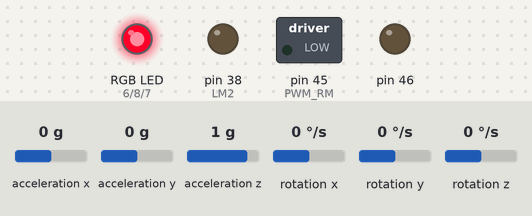
A sketch run on a simulated Arduino Mega 2560, built with avr-gcc and run on an emulated ATmega2560. Shown: switched loads named in the sketch (green lamp = pin HIGH), an RGB LED mixed from three pins (HIGH = lit), output pins drawn as LEDs (lit = HIGH). The inputs (shaded band) are chosen by the test bench; at power-on: acceleration y 0 g, acceleration x 0 g, acceleration z 1 g, rotation x 0 °/s, rotation y 0 °/s, rotation z 0 °/s.

Above: at 1.22 s.
1.8 s: acceleration y set to -1.4 g
At 2.6 s:
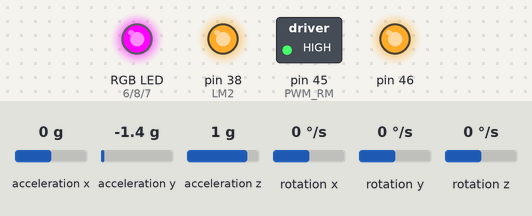
3.5 s: acceleration y set to 0 g
At 3.63 s:
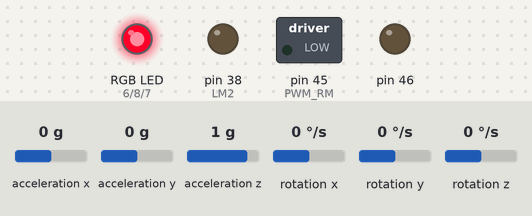
6.5 s: acceleration y set to 0.8 g
At 7.9 s:
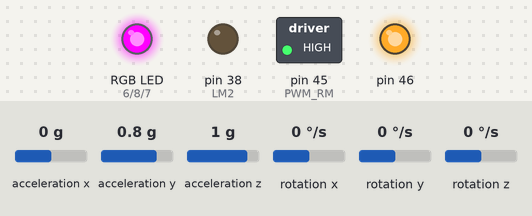
8.2 s: acceleration y set to -0.8 g
At 9.4 s:
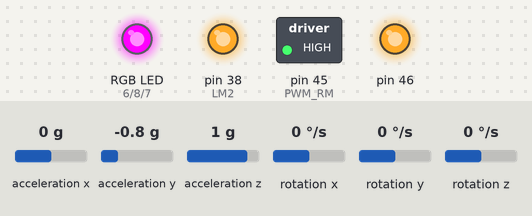
9.7 s: acceleration y set to 1.4 g
At 10.2 s:
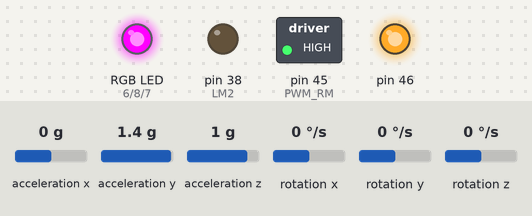
Timing chart, 0 to 12.2 s (numbered marks = the images above; inputs shaded):
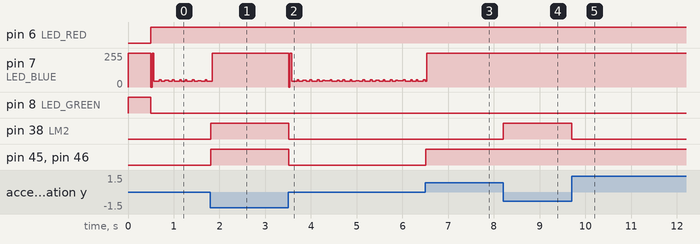

Measured:
- after the input at 1.8 s, pin 38 (LM2), pin 45 (PWM_RM), pin 46: LOW → HIGH at once
- after the input at 3.5 s, pin 38 (LM2), pin 45 (PWM_RM), pin 46: HIGH → LOW at once
- after the input at 6.5 s, pin 45 (PWM_RM), pin 46: LOW → HIGH at once
- after the input at 8.2 s, pin 38 (LM2): LOW → HIGH at once
- after the input at 9.7 s, pin 38 (LM2): HIGH → LOW at once

The sketch:

Self_balancing_code.ino
```cpp
#define F_CPU 16000000UL    // Define Crystal Frequency of eYFi-Mega Board
#include <avr/io.h>         // Standard AVR IO Library
#include <util/delay.h>     // Standard AVR Delay Library

#include <stdio.h>
#include <math.h>

#include <Wire.h>
#include <MPU6050_light.h>

#include "motor_driver.h"

#define LED_RED   6
#define LED_BLUE  7
#define LED_GREEN 8

#define LED_RED_ON    digitalWrite(LED_RED, LOW)
#define LED_RED_OFF   digitalWrite(LED_RED, HIGH)

#define LED_BLUE_ON   digitalWrite(LED_BLUE, LOW)
#define LED_BLUE_OFF  digitalWrite(LED_BLUE, HIGH)

#define LED_GREEN_ON  digitalWrite(LED_GREEN, LOW)
#define LED_GREEN_OFF digitalWrite(LED_GREEN, HIGH)

//Limiting Variables
#define MAX_PITCH_CORRECTION (250.0f)
#define MAX_PITCH_AREA (450.0f)
#define MAX_PITCH_RATE (450.0f)

MPU6050 mpu(Wire);
unsigned long timer = 0;

uint16_t MAX_PWM = 255;
uint16_t MIN_PWM = 25;

float euler_angle[2], mpu_offset[2] = {0.0, 0.0};
float pitch_angle, pitch_error;
float motor_cmd, motor_pwm = 0.0;
float pitch_cmd = 0.0;

uint8_t PWM_value = 50;
uint8_t kp = 18;
uint8_t kd = 30;
uint8_t ki = 0.008;

/** Offset Values for set point **/

float GyroXoffset = -4.30;  // -2.78
float GyroYoffset = 0.67;   // 0.67
float GyroZoffset = -0.20;  // -0.20
float AccXoffset = -0.70;   // -0.02
float AccYoffset = -0.01;   // -0.01
float AccZoffset = 0.09;    // 0.09

// bound((motor_cmd), MIN_PWM, MAX_PWM);
float bound(float motor_cmd, float MIN_PWM1, float MAX_PWM1)
{
  if(motor_cmd >= MIN_PWM1 && motor_cmd <= MAX_PWM1)
  {
    return motor_cmd;
  }
  else if(motor_cmd < MIN_PWM1)
  {
    return MIN_PWM1;
  }
  else
  {
    return MAX_PWM1;
  }
}

// Calculate the motor inputs according to angle of the MPU
void calculate_motor_command(const float pitch_error, float *motor_cmd)
{

  /** Error values **/
  // Stores pitch error of previous iteration
  static float prev_pitch_error = 0.0f;
  // Stores sum of product of errors with time interval obtained during each iteration
  static float pitch_area = 0.0f;
  // Stores difference between current error and previous iteration error
  float pitch_error_difference = 0.0f;

  /** Correction values **/
  // Variables for storing corrected values
  float pitch_correction = 0.0f, absolute_pitch_correction = 0.0f;
  // Helper variables for calculating integral and derivative correction
  float pitch_rate = 0.0f;

  // Variables storing correction values of different error terms
  float P_term = 0.0f, I_term = 0.0f, D_term = 0.0f;

  // Evaluated delta(error)
  pitch_error_difference = pitch_error - prev_pitch_error;

  // Evaluated area of the graph error vs time (cumulative error)
  pitch_area += (pitch_error);
  // evaluated delta(error)/delta(time) to calculate rate of change in error w.r.t time
  pitch_rate = pitch_error_difference;

  // Calculating p,i and d terms my multuplying corresponding proportional constants
  P_term = kp * pitch_error;
  I_term = ki * bound(pitch_area, -MAX_PITCH_AREA, MAX_PITCH_AREA);
  D_term = kd * bound(pitch_rate, -MAX_PITCH_RATE, MAX_PITCH_RATE);

  pitch_correction = P_term + I_term + D_term;

  /**
   * Calculating absolute value of pitch_correction since duty cycle can't be negative.
   * Since it is a floating point variable, fabsf was used instead of abs
  */
  absolute_pitch_correction = fabsf(pitch_correction);

  *motor_cmd = bound(absolute_pitch_correction, 0, MAX_PITCH_CORRECTION);
  prev_pitch_error = pitch_error;
}

void setup() {

  pinMode(LED_RED, OUTPUT);
  pinMode(LED_BLUE, OUTPUT);
  pinMode(LED_GREEN, OUTPUT);

  LED_RED_ON;
  LED_BLUE_OFF;
  LED_GREEN_OFF;

  INIT_MOTOR;

  Serial.begin(9600);
  Wire.begin();

  //Serial.println("BOT Started ... Do not move for some time ........... ");

  byte status = mpu.begin();
  //Serial.print(F("MPU6050 status: "));
  //Serial.println(status);
  while(status!=0){ } // stop everything if could not connect to MPU6050

  //Serial.println(F("Calculating offsets, do not move MPU6050"));
  delay(500);


  mpu.setGyroOffsets(GyroXoffset, GyroYoffset, GyroZoffset);
  mpu.setAccOffsets(AccXoffset, AccYoffset, AccZoffset);
  // mpu.upsideDownMounting = true; // uncomment this line if the MPU6050 is mounted upside-down
  //mpu.calcOffsets(); // gyro and accelero
/*
  Serial.println("Done setup!\n");
  Serial.println(mpu.getGyroXoffset());
  Serial.println(mpu.getGyroYoffset());
  Serial.println(mpu.getGyroZoffset());
  Serial.println(mpu.getAccXoffset());
  Serial.println(mpu.getAccYoffset());
  Serial.println(mpu.getAccZoffset());
  Serial.println("..................");
*/
}

void loop() {

  //Serial.println("loop started");

  LED_RED_OFF;
  LED_BLUE_OFF;
  LED_GREEN_ON;

  mpu.update();

  //Serial.println("loop 2");

  //if((millis()-timer)>10){ // print data every 10ms
  //Serial.print("X : ");
  float Roll = mpu.getAngleX();
  //Serial.println(mpu.getAngleX());
  //Serial.print("\tY : ");
  //float Pitch = mpu.getAngleY();
  //Serial.print(mpu.getAngleY());
  //Serial.print("\tZ : ");
  //float Yaw = mpu.getAngleZ();
  //Serial.println(mpu.getAngleZ());
  //timer = millis();

  pitch_angle = Roll;
  pitch_error = pitch_cmd - pitch_angle;
  calculate_motor_command(pitch_error, &motor_cmd);
  motor_pwm = bound((motor_cmd), MIN_PWM, MAX_PWM);


  if (pitch_error > 0.3)
  {
//          // setting motor A0 with definite speed(duty cycle of motor driver PWM) in Backward direction
//          set_motor_speed(MOTOR_A_0, MOTOR_BACKWARD, motor_pwm);
//          // setting motor A1 with definite speed(duty cycle of motor driver PWM) in Backward direction
//          set_motor_speed(MOTOR_A_1, MOTOR_BACKWARD, motor_pwm);

    analogWrite(PWM_RM, abs(motor_pwm));
    analogWrite(PWM_LM, abs(motor_pwm));
      if (pitch_error > 8){
        analogWrite(PWM_RM, 255);
        analogWrite(PWM_LM, 255);
      }


    //Serial.print("motor FORWARD : ");
    //Serial.println(abs(motor_pwm));

    BOT_FORWARD;

    LED_BLUE_OFF;
  }

  // Bot tilts downwards
  else if (pitch_error < -0.3)
  {
//          // setting motor A0 with definite speed(duty cycle of motor driver PWM) in Forward direction
//          set_motor_speed(MOTOR_A_0, MOTOR_FORWARD, motor_pwm);
//          // setting motor A1 with definite speed(duty cycle of motor driver PWM) in Forward direction
//          set_motor_speed(MOTOR_A_1, MOTOR_FORWARD, motor_pwm);


    analogWrite(PWM_RM, abs(motor_pwm));
    analogWrite(PWM_LM, abs(motor_pwm));

    //Serial.print("motor BACK : ");
    //Serial.println(abs(motor_pwm));
    if (pitch_error < -8){
       analogWrite(PWM_RM, 255);
       analogWrite(PWM_LM, 255);
    }


    BOT_BACKWARD;

    LED_BLUE_OFF;
  }

        // Bot remains in desired region for vertical balance
  else
  {
//          stopping motor A0
//          set_motor_speed(MOTOR_A_0, MOTOR_STOP, 0);
//          stopping motor A1
//          set_motor_speed(MOTOR_A_1, MOTOR_STOP, 0);
    analogWrite(PWM_RM, 0);
    analogWrite(PWM_LM, 0);

    BOT_STOP;

    LED_BLUE_ON;
    //Serial.println("motor stop .... :)");

  }
  delay(10);
}
```

motor_driver.h
```cpp
/** Motor Driver **/

#include <avr/io.h>         // Standard AVR IO Library
#include <util/delay.h>     // Standard AVR Delay Library

#define RM1 PD4
#define RM2 PD5

#define LM1 PD6
#define LM2 PD7

#define PWM_RM 45
#define PWM_LM 46.

/**********************************************************************************************/

#define INIT_MOTOR_DR_CTRL_PINS	(DDRD   |=  (1<<PD4)); \
								(DDRD   |=  (1<<PD5)); \
								(DDRD   |=  (1<<PD6)); \
								(DDRD   |=  (1<<PD7)); \
								(PORTD  &= ~(1<<PD4)); \
								(PORTD  &= ~(1<<PD5)); \
								(PORTD  &= ~(1<<PD6)); \
								(PORTD  &= ~(1<<PD7))

/*

#define PIN_RM1_SET_OUT     (DDRD  |=  (1<<PD4))  // Set Output Pin PD4 - Right Motor 1 IN1
#define PIN_RM2_SET_OUT     (DDRD  |=  (1<<PD5))  // Set Output Pin PD5 - Right Motor 2 IN2

#define PIN_LM1_SET_OUT     (DDRD  |=  (1<<PD6))  // Set Output Pin PD6 - Left Motor 1 IN1
#define PIN_LM2_SET_OUT     (DDRD  |=  (1<<PD7))  // Set Output Pin PD7 - Left Motor 2 IN2

#define PIN_RM_PWM_SET_OUT  (DDRL  |=  (1<<PL4))  // Set Output Pin PL4 - Right Motor PWM
#define PIN_LM_PWM_SET_OUT  (DDRL  |=  (1<<PL3))  // Set Output Pin PL3 - Left Motor PWM

*/

/**********************************************************************************************/

#define PIN_RM1_HIGH    (PORTD  |=  (1<<PD4))  // Set Output HIGH Pin PD4 - Right Motor 1 IN1
#define PIN_RM1_LOW		(PORTD  &= ~(1<<PD4))  // Set Output HIGH Pin PD4 - Right Motor 1 IN1

#define PIN_RM2_HIGH    (PORTD  |=  (1<<PD5))  // Set Output HIGH Pin PD5 - Right Motor 2 IN2
#define PIN_RM2_LOW	    (PORTD  &= ~(1<<PD5))  // Set Output HIGH Pin PD5 - Right Motor 2 IN2

#define PIN_LM1_HIGH    (PORTD  |=  (1<<PD6))  // Set Output HIGH Pin PD6 - Left Motor 1 IN1
#define PIN_LM1_LOW	    (PORTD  &= ~(1<<PD6))  // Set Output HIGH Pin PD6 - Left Motor 1 IN2

#define PIN_LM2_HIGH    (PORTD  |=  (1<<PD7))  // Set Output HIGH Pin PD7 - Left Motor 2 IN2
#define PIN_LM2_LOW	    (PORTD  &= ~(1<<PD7))  // Set Output HIGH Pin PD7 - Left Motor 2 IN


#define PIN_RM_PWM_OUT_HIGH	(PORTL  |=  (1<<PL4))  // Set Output HIGH Pin PL4 - Right Motor PWM
#define PIN_RM_PWM_OUT_LOW	(PORTL  &= ~(1<<PL4))  // Set Output HIGH Pin PL4 - Right Motor PWM

#define PIN_LM_PWM_OUT_HIGH	(PORTL  |=  (1<<PL3))  // Set Output HIGH Pin PL3 - Left Motor PWM
#define PIN_LM_PWM_OUT_LOW  (PORTL  &= ~(1<<PL3))  // Set Output HIGH Pin PL3 - Left Motor PWM

/**********************************************************************************************/

// Motor Direction 1

#define BOT_STOP		PIN_RM1_LOW; \
						PIN_RM2_LOW; \
						PIN_LM1_LOW; \
						PIN_LM2_LOW

#define BOT_FORWARD		PIN_RM1_HIGH; \
						PIN_RM2_LOW; \
						PIN_LM1_LOW; \
						PIN_LM2_HIGH

#define BOT_BACKWARD	PIN_RM1_LOW; \
						PIN_RM2_HIGH; \
						PIN_LM1_HIGH; \
						PIN_LM2_LOW

#define BOT_LEFT		PIN_RM1_HIGH; \
						PIN_RM2_LOW; \
						PIN_LM1_HIGH; \
						PIN_LM2_LOW

#define BOT_RIGHT		PIN_RM1_LOW; \
						PIN_RM2_HIGH; \
						PIN_LM1_LOW; \
						PIN_LM2_HIGH

#define INIT_MOTOR 		INIT_MOTOR_DR_CTRL_PINS; \
						pinMode(PWM_RM, OUTPUT); \
						pinMode(PWM_LM, OUTPUT); \
						BOT_STOP

/**********************************************************************************************/
```
